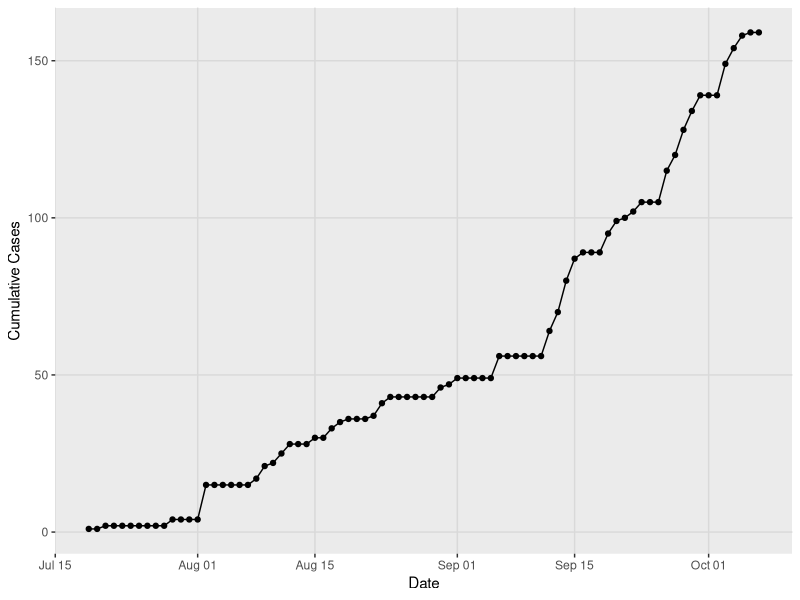

Write R code to recreate this figure. (Note: this script raises an error after producing the figure.)
library(tidyverse)
library(cowplot)
library(lubridate)

fl_ts <- read_csv("data/fl_zika_cases.csv")
cum_plot <- ggplot(fl_ts, aes(date, cum_cases)) + geom_line() +
              labs(y="Cumulative Cases", x="Date") + geom_point() + 
              background_grid() 
  

save_plot("figs/cumulative_plot.pdf", plot = cum_plot, base_height = 4, base_aspect_ratio = 1.6)
